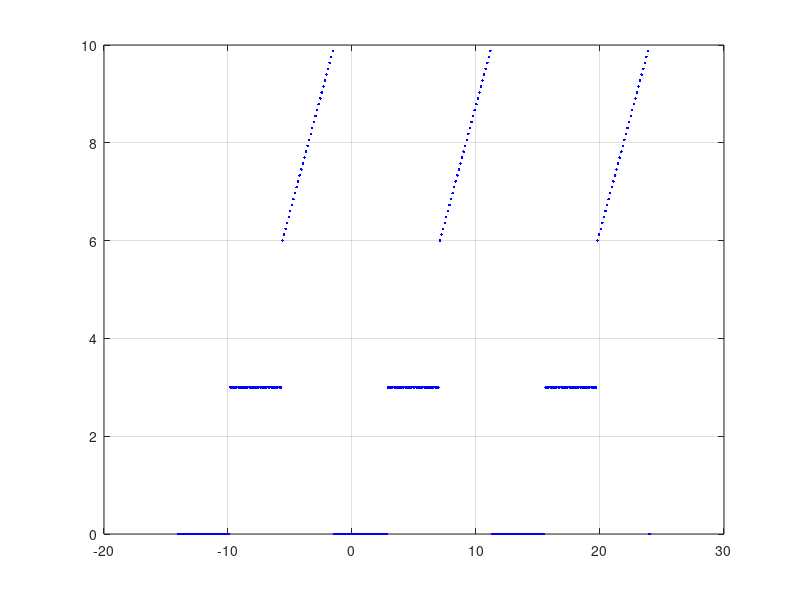

MATLAB code to generate this figure:
%f(x)={1.5x 0<=x<2
%	{5-x  2<=x<5	
%	{0 5<=x<6
%f(x+6)=f(x)
%plot in the interval [-6,12]

% f=@(x) (1.5*x).*(0<=x & x<2).*(2<=x & x<5)+0.*(5<=x&x<6)
% x=linspace(0,6,50);
% y=f(x)
% I=[-6,12]
% ry=repmat(y,1,diff(I)/6);
% rx=linspace(I(1),I(2),length(ry));
% plot(rx,ry)


% f=@(x) x.^2;
% x=linspace(-2,2,100);
% y=f(x);
% I=[-6,6];
% ry=repmat(y,1,diff(I)/6);
% rx=linspace(I(1),I(2),length(ry));
% plot(rx,ry)
% grid on

f=@(x) 0.*(-2<=x & x<2)+3.*(2<=x & x<6)+x.*(6<=x & x<10);
x=linspace(-2,10,100);
y=f(x);
I=[-14,24];
ry=repmat(y,1,3);
rx=linspace(I(1),I(2),length(ry));
plot(rx,ry,'.b')
grid on

